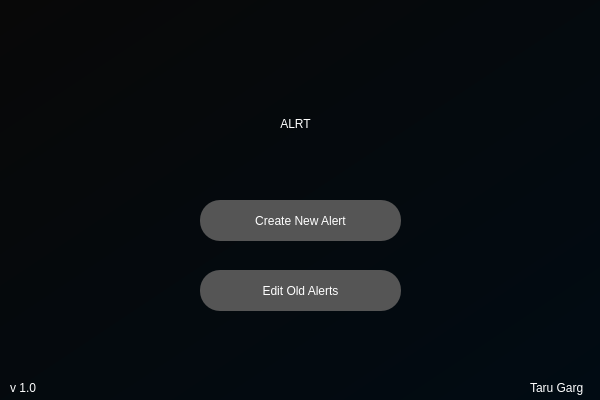
<?xml version="1.0" encoding="UTF-8"?>
<ui version="4.0">
 <class>MainWindow</class>
 <widget class="QMainWindow" name="MainWindow">
  <property name="geometry">
   <rect>
    <x>0</x>
    <y>0</y>
    <width>600</width>
    <height>400</height>
   </rect>
  </property>
  <property name="sizePolicy">
   <sizepolicy hsizetype="Preferred" vsizetype="Preferred">
    <horstretch>0</horstretch>
    <verstretch>0</verstretch>
   </sizepolicy>
  </property>
  <property name="maximumSize">
   <size>
    <width>600</width>
    <height>400</height>
   </size>
  </property>
  <property name="windowTitle">
   <string>Alert Builder</string>
  </property>
  <property name="windowIcon">
   <iconset>
    <activeon>../ui_resouces/APP_LOGO_.png</activeon>
   </iconset>
  </property>
  <property name="autoFillBackground">
   <bool>false</bool>
  </property>
  <property name="styleSheet">
   <string notr="true">QWidget#MainWindow { 
background-color : qlineargradient(spread:pad, x1:0, y1:0, x2:1, y2:1, stop:0 rgba(8, 8, 8, 255), stop:1 rgba(1, 11, 19, 255))
}</string>
  </property>
  <widget class="QWidget" name="centralwidget">
   <widget class="QPushButton" name="create">
    <property name="geometry">
     <rect>
      <x>200</x>
      <y>200</y>
      <width>201</width>
      <height>41</height>
     </rect>
    </property>
    <property name="styleSheet">
     <string notr="true">border-radius : 20px;
background-color : #555555;
font: 900 10pt &quot;Arial Black&quot;;
color : white;</string>
    </property>
    <property name="text">
     <string>Create New Alert</string>
    </property>
   </widget>
   <widget class="QLabel" name="label_4">
    <property name="geometry">
     <rect>
      <x>260</x>
      <y>30</y>
      <width>71</width>
      <height>61</height>
     </rect>
    </property>
    <property name="sizePolicy">
     <sizepolicy hsizetype="Expanding" vsizetype="Expanding">
      <horstretch>0</horstretch>
      <verstretch>0</verstretch>
     </sizepolicy>
    </property>
    <property name="text">
     <string/>
    </property>
    <property name="pixmap">
     <pixmap>../ui_resouces/APP_LOGO_.png</pixmap>
    </property>
    <property name="scaledContents">
     <bool>true</bool>
    </property>
    <property name="alignment">
     <set>Qt::AlignCenter</set>
    </property>
   </widget>
   <widget class="QLabel" name="label_5">
    <property name="geometry">
     <rect>
      <x>230</x>
      <y>94</y>
      <width>131</width>
      <height>59</height>
     </rect>
    </property>
    <property name="sizePolicy">
     <sizepolicy hsizetype="Expanding" vsizetype="Expanding">
      <horstretch>0</horstretch>
      <verstretch>0</verstretch>
     </sizepolicy>
    </property>
    <property name="styleSheet">
     <string notr="true">color: rgb(255, 255, 255);
font: 28pt &quot;MV Boli&quot;;</string>
    </property>
    <property name="text">
     <string>ALRT</string>
    </property>
    <property name="alignment">
     <set>Qt::AlignCenter</set>
    </property>
   </widget>
   <widget class="QPushButton" name="edit">
    <property name="geometry">
     <rect>
      <x>200</x>
      <y>270</y>
      <width>201</width>
      <height>41</height>
     </rect>
    </property>
    <property name="styleSheet">
     <string notr="true">border-radius : 20px;
background-color : #555555;
font: 900 10pt &quot;Arial Black&quot;;
color : white;
</string>
    </property>
    <property name="text">
     <string>Edit Old Alerts</string>
    </property>
   </widget>
   <widget class="QLabel" name="label_6">
    <property name="geometry">
     <rect>
      <x>10</x>
      <y>380</y>
      <width>49</width>
      <height>16</height>
     </rect>
    </property>
    <property name="styleSheet">
     <string notr="true">font: 700 italic 9pt &quot;Cambria&quot;;
color: rgb(255, 255, 255);</string>
    </property>
    <property name="text">
     <string>v 1.0</string>
    </property>
   </widget>
   <widget class="QLabel" name="label_7">
    <property name="geometry">
     <rect>
      <x>530</x>
      <y>380</y>
      <width>71</width>
      <height>16</height>
     </rect>
    </property>
    <property name="styleSheet">
     <string notr="true">font: 700 italic 9pt &quot;Cambria&quot;;
color: rgb(255, 255, 255);</string>
    </property>
    <property name="text">
     <string>Taru Garg</string>
    </property>
   </widget>
  </widget>
 </widget>
 <resources/>
 <connections/>
</ui>
